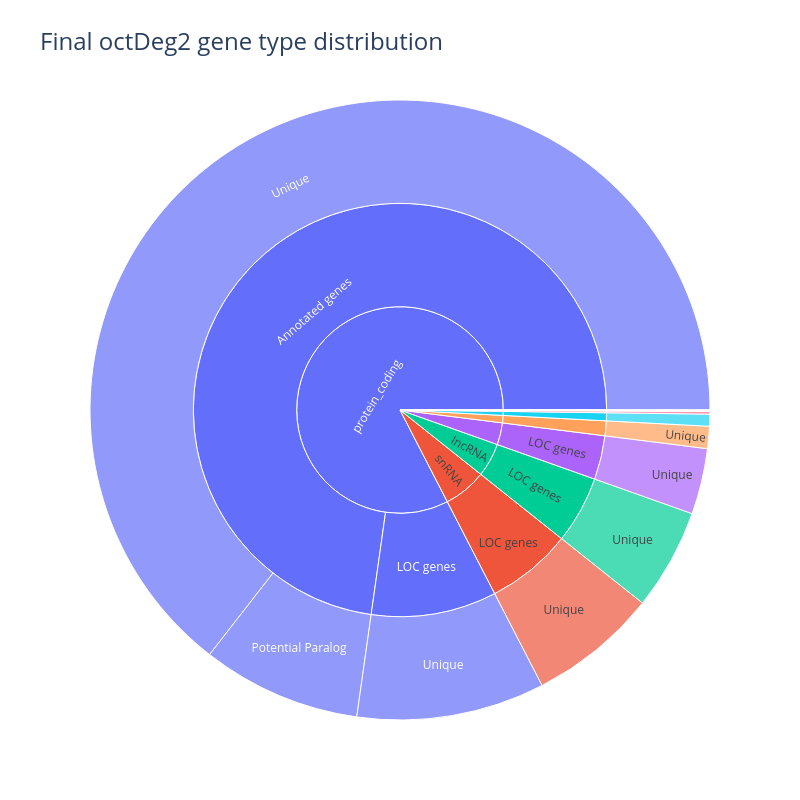

The notebook cell saved with this chart:
### Code cell
fig = px.sunburst(
    sunburst_data,
    path=["biotype", "is_LOC_gene","duplicated_status"],
    values="count",
    title="Final octDeg2 gene type distribution",
    width=800, 
    height=800
)

fig.update_layout(
    uniformtext=dict(minsize=10, mode='hide'),  # Increase minimum size and hide if doesn't fit
    title_font_size=24  # Increase title font size
)

# fig.update_traces(
#     textfont=dict(size=8)  # Increase text font size for all labels
# )

fig.show()

### Figure 1 — Plotly figure (JSON) as saved in the notebook; plotly's stock layout.template omitted (floating-point values rounded to 4 significant figures)
{"data": [{"branchvalues": "total", "domain": {"x": [0, 1], "y": [0, 1]}, "hovertemplate": "labels=%{label}<br>count=%{value}<br>parent=%{parent}<br>id=%{id}<extra></extra>", "ids": ["protein_coding/Annotated genes/Potential Paralog", "misc_RNA/Annotated genes/Unique", "protein_coding/Annotated genes/Unique", "tRNA/Annotated genes/Unique", "C_region/LOC genes/Unique", "V_segment/LOC genes/Unique", "guide_RNA/LOC genes/Unique", "lncRNA/LOC genes/Unique", "misc_RNA/LOC genes/Unique", "protein_coding/LOC genes/Unique", "rRNA/LOC genes/Unique", "snRNA/LOC genes/Unique", "snoRNA/LOC genes/Unique", "misc_RNA/Annotated genes", "protein_coding/Annotated genes", "tRNA/Annotated genes", "C_region/LOC genes", "V_segment/LOC genes", "guide_RNA/LOC genes", "lncRNA/LOC genes", "misc_RNA/LOC genes", "protein_coding/LOC genes", "rRNA/LOC genes", "snRNA/LOC genes", "snoRNA/LOC genes", "C_region", "V_segment", "guide_RNA", "lncRNA", "misc_RNA", "protein_coding", "rRNA", "snRNA", "snoRNA", "tRNA"], "labels": ["Potential Paralog", "Unique", "Unique", "Unique", "Unique", "Unique", "Unique", "Unique", "Unique", "Unique", "Unique", "Unique", "Unique", "Annotated genes", "Annotated genes", "Annotated genes", "LOC genes", "LOC genes", "LOC genes", "LOC genes", "LOC genes", "LOC genes", "LOC genes", "LOC genes", "LOC genes", "C_region", "V_segment", "guide_RNA", "lncRNA", "misc_RNA", "protein_coding", "rRNA", "snRNA", "snoRNA", "tRNA"], "name": "", "parents": ["protein_coding/Annotated genes", "misc_RNA/Annotated genes", "protein_coding/Annotated genes", "tRNA/Annotated genes", "C_region/LOC genes", "V_segment/LOC genes", "guide_RNA/LOC genes", "lncRNA/LOC genes", "misc_RNA/LOC genes", "protein_coding/LOC genes", "rRNA/LOC genes", "snRNA/LOC genes", "snoRNA/LOC genes", "misc_RNA", "protein_coding", "tRNA", "C_region", "V_segment", "guide_RNA", "lncRNA", "misc_RNA", "protein_coding", "rRNA", "snRNA", "snoRNA", "", "", "", "", "", "", "", "", "", ""], "type": "sunburst", "values": [2181, 2, 16938, 304, 11, 164, 35, 1385, 7, 2577, 1, 1766, 902, 2, 19119, 304, 11, 164, 35, 1385, 7, 2577, 1, 1766, 902, 11, 164, 35, 1385, 9, 21696, 1, 1766, 902, 304]}], "layout": {"height": 800, "legend": {"tracegroupgap": 0}, "title": {"font": {"size": 24}, "text": "Final octDeg2 gene type distribution"}, "uniformtext": {"minsize": 10, "mode": "hide"}, "width": 800}}
